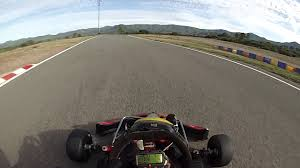
#> input picture test.jpg, 300 x 168 px, given in place of curves_output.mp4, which was not available
$ python map.py
#> lines starting #> are read from the running program, lines starting #| are printed output that depends on the picture; after the words box and inside, x2 and y2 are one past the last pixel; in counts of white or black regions, pixels touching at a corner belong together; pictures that were not available may be replaced by others from this repository, and a replacement may not be noted
#> further down, frame is the input picture: shape (168, 300, 3); mean B, G, R 116.7, 123.3, 126.3
import cv2
import numpy as np

# Dimensions de la carte globale
MAP_WIDTH = 2000
MAP_HEIGHT = 2000

# Création d'une carte globale vierge
global_map = np.zeros((MAP_HEIGHT, MAP_WIDTH), dtype=np.uint8)

# Facteur d'échelle pour ajuster les contours au sein de la carte globale
scale_factor = 5  # Ajustez selon les dimensions réelles du circuit

# Coordonnées initiales de l'origine sur la carte (centre de la carte)
map_origin = (MAP_WIDTH // 2, MAP_HEIGHT // 2)

# Fonction pour ajouter les contours d'une frame à la carte globale
def add_frame_to_map(frame, global_map, map_origin, scale_factor):
    # Conversion en niveaux de gris
#> called with map_origin = (1000, 1000), scale_factor = 5
    gray = cv2.cvtColor(frame, cv2.COLOR_BGR2GRAY)
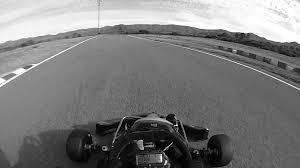
#> gray: shape (168, 300); min 0, max 255, mean 123.4

    # Appliquer l'algorithme Canny pour extraire les contours
    edges = cv2.Canny(gray, threshold1=50, threshold2=150)
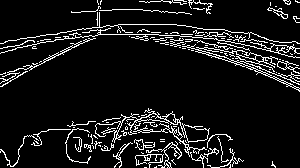
#> edges: shape (168, 300); 9.3% white in thin lines or dots

    # Redimensionner les contours selon l'échelle
    edges_resized = cv2.resize(edges, (edges.shape[1] * scale_factor, edges.shape[0] * scale_factor))
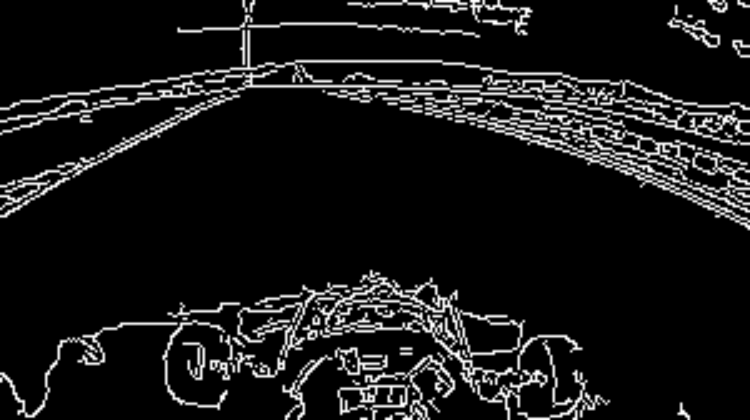
#> edges_resized: shape (840, 1500) (shown at 1/2 size); min 0, max 255, mean 23.6

    # Obtenir les coordonnées où des contours sont détectés
    y_indices, x_indices = np.where(edges_resized > 0)

    # Mettre à jour la carte globale (en déplaçant selon map_origin)
    for x, y in zip(x_indices, y_indices):
        map_x = map_origin[0] + x
        map_y = map_origin[1] - y  # Inverser l'axe Y si nécessaire
        if 0 <= map_x < global_map.shape[1] and 0 <= map_y < global_map.shape[0]:
            global_map[map_y, map_x] = 255  # Marquer les contours
#> this loop made 228206 passes
#> (x, map_x) on passes 1 to 3: (483, 1483), (484, 1484), (485, 1485)
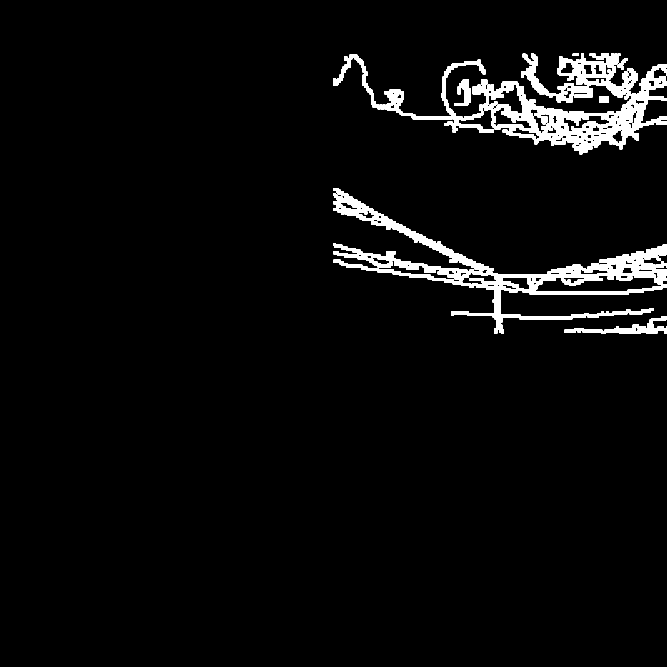
#> global_map: shape (2000, 2000) (shown at 1/3 size); 3.7% white; 93 white regions, largest, box (x1, y1, x2, y2) and area: (1473, 284, 2000, 463) 21659, (1000, 729, 2000, 863) 12898, (1000, 579, 1482, 813) 11020

# Charger une vidéo ou des images successives
video_path = './curves_output.mp4'  # Remplacez par le chemin de votre vidéo
cap = cv2.VideoCapture(video_path)

if not cap.isOpened():
    print("Erreur lors de l'ouverture de la vidéo.")
    exit()

frame_count = 0

while cap.isOpened():
    ret, frame = cap.read()
    if not ret:

        break  # Fin de la vidéo

    # Ajouter la frame au schéma global
    add_frame_to_map(frame, global_map, map_origin, scale_factor)

    # Afficher la progression
    cv2.imshow("Carte globale en construction", global_map)
    if cv2.waitKey(1) & 0xFF == ord('q'):
#> (key q is pressed here)
        break

    print(f"Frame {frame_count} traitée.")

    frame_count += 1

cap.release()
cv2.destroyAllWindows()

# Sauvegarder la carte finale
cv2.imwrite("carte_globale.png", global_map)

print(f"Carte globale générée avec {frame_count} frames.")
